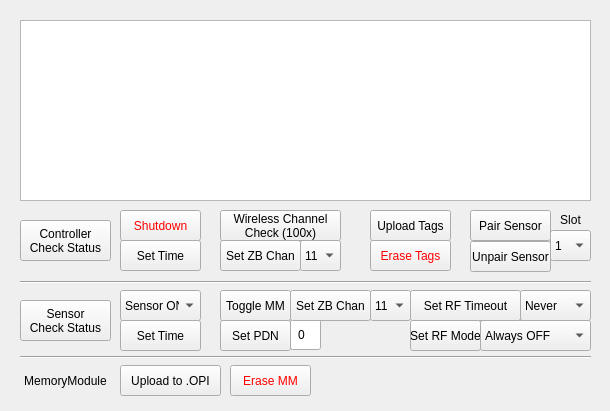
<?xml version="1.0" encoding="UTF-8"?>
<ui version="4.0">
 <class>ConfigWindow</class>
 <widget class="QMainWindow" name="ConfigWindow">
  <property name="geometry">
   <rect>
    <x>0</x>
    <y>0</y>
    <width>610</width>
    <height>411</height>
   </rect>
  </property>
  <property name="windowTitle">
   <string>Advanced Configuration</string>
  </property>
  <property name="windowIcon">
   <iconset resource="../opiconsole.qrc">
    <normaloff>:/images/images/OPIICO.png</normaloff>:/images/images/OPIICO.png</iconset>
  </property>
  <property name="styleSheet">
   <string notr="true">background-image: url(:/images/images/bioshare-BGtiletexturedMixedGloss600px.jpg);
font: 75 8pt &quot;Arial&quot;;</string>
  </property>
  <widget class="QWidget" name="centralwidget">
   <widget class="QPlainTextEdit" name="msgPTE">
    <property name="geometry">
     <rect>
      <x>20</x>
      <y>20</y>
      <width>571</width>
      <height>181</height>
     </rect>
    </property>
   </widget>
   <widget class="Line" name="line">
    <property name="geometry">
     <rect>
      <x>20</x>
      <y>275</y>
      <width>571</width>
      <height>15</height>
     </rect>
    </property>
    <property name="orientation">
     <enum>Qt::Horizontal</enum>
    </property>
   </widget>
   <widget class="QPushButton" name="ucForgetSensPB">
    <property name="geometry">
     <rect>
      <x>470</x>
      <y>241</y>
      <width>81</width>
      <height>31</height>
     </rect>
    </property>
    <property name="text">
     <string>Unpair Sensor</string>
    </property>
   </widget>
   <widget class="QPushButton" name="ucReadEventsPB">
    <property name="geometry">
     <rect>
      <x>370</x>
      <y>210</y>
      <width>81</width>
      <height>31</height>
     </rect>
    </property>
    <property name="text">
     <string>Upload Tags</string>
    </property>
   </widget>
   <widget class="QComboBox" name="ucSensValCB">
    <property name="geometry">
     <rect>
      <x>550</x>
      <y>230</y>
      <width>41</width>
      <height>31</height>
     </rect>
    </property>
    <item>
     <property name="text">
      <string>1</string>
     </property>
    </item>
    <item>
     <property name="text">
      <string>2</string>
     </property>
    </item>
    <item>
     <property name="text">
      <string>3</string>
     </property>
    </item>
    <item>
     <property name="text">
      <string>4</string>
     </property>
    </item>
   </widget>
   <widget class="QPushButton" name="ucSetZBPB">
    <property name="geometry">
     <rect>
      <x>220</x>
      <y>240</y>
      <width>81</width>
      <height>31</height>
     </rect>
    </property>
    <property name="text">
     <string>Set ZB Chan</string>
    </property>
   </widget>
   <widget class="QComboBox" name="ucModOnOffCB">
    <property name="geometry">
     <rect>
      <x>120</x>
      <y>290</y>
      <width>81</width>
      <height>31</height>
     </rect>
    </property>
    <property name="palette">
     <palette>
      <active>
       <colorrole role="WindowText">
        <brush brushstyle="SolidPattern">
         <color alpha="255">
          <red>255</red>
          <green>0</green>
          <blue>0</blue>
         </color>
        </brush>
       </colorrole>
       <colorrole role="Text">
        <brush brushstyle="SolidPattern">
         <color alpha="255">
          <red>255</red>
          <green>0</green>
          <blue>0</blue>
         </color>
        </brush>
       </colorrole>
      </active>
      <inactive>
       <colorrole role="WindowText">
        <brush brushstyle="SolidPattern">
         <color alpha="255">
          <red>255</red>
          <green>0</green>
          <blue>0</blue>
         </color>
        </brush>
       </colorrole>
       <colorrole role="Text">
        <brush brushstyle="SolidPattern">
         <color alpha="255">
          <red>255</red>
          <green>0</green>
          <blue>0</blue>
         </color>
        </brush>
       </colorrole>
      </inactive>
      <disabled>
       <colorrole role="WindowText">
        <brush brushstyle="SolidPattern">
         <color alpha="255">
          <red>120</red>
          <green>120</green>
          <blue>120</blue>
         </color>
        </brush>
       </colorrole>
       <colorrole role="Text">
        <brush brushstyle="SolidPattern">
         <color alpha="255">
          <red>120</red>
          <green>120</green>
          <blue>120</blue>
         </color>
        </brush>
       </colorrole>
      </disabled>
     </palette>
    </property>
    <item>
     <property name="text">
      <string>Sensor ON</string>
     </property>
    </item>
    <item>
     <property name="text">
      <string>Sensor OFF</string>
     </property>
    </item>
   </widget>
   <widget class="QPushButton" name="ucStatusPB">
    <property name="geometry">
     <rect>
      <x>20</x>
      <y>220</y>
      <width>91</width>
      <height>41</height>
     </rect>
    </property>
    <property name="text">
     <string>Controller
Check Status</string>
    </property>
   </widget>
   <widget class="QPushButton" name="ucEraseEventsPB">
    <property name="geometry">
     <rect>
      <x>370</x>
      <y>240</y>
      <width>81</width>
      <height>31</height>
     </rect>
    </property>
    <property name="palette">
     <palette>
      <active>
       <colorrole role="ButtonText">
        <brush brushstyle="SolidPattern">
         <color alpha="255">
          <red>255</red>
          <green>0</green>
          <blue>0</blue>
         </color>
        </brush>
       </colorrole>
      </active>
      <inactive>
       <colorrole role="ButtonText">
        <brush brushstyle="SolidPattern">
         <color alpha="255">
          <red>255</red>
          <green>0</green>
          <blue>0</blue>
         </color>
        </brush>
       </colorrole>
      </inactive>
      <disabled>
       <colorrole role="ButtonText">
        <brush brushstyle="SolidPattern">
         <color alpha="255">
          <red>120</red>
          <green>120</green>
          <blue>120</blue>
         </color>
        </brush>
       </colorrole>
      </disabled>
     </palette>
    </property>
    <property name="text">
     <string>Erase Tags</string>
    </property>
   </widget>
   <widget class="QPushButton" name="ucCopySensPB">
    <property name="geometry">
     <rect>
      <x>470</x>
      <y>210</y>
      <width>81</width>
      <height>31</height>
     </rect>
    </property>
    <property name="text">
     <string>Pair Sensor</string>
    </property>
   </widget>
   <widget class="QPushButton" name="ucSetTimePB">
    <property name="geometry">
     <rect>
      <x>120</x>
      <y>240</y>
      <width>81</width>
      <height>31</height>
     </rect>
    </property>
    <property name="text">
     <string>Set Time</string>
    </property>
   </widget>
   <widget class="QLabel" name="ucDevNumLa">
    <property name="geometry">
     <rect>
      <x>550</x>
      <y>210</y>
      <width>41</width>
      <height>20</height>
     </rect>
    </property>
    <property name="text">
     <string>Slot</string>
    </property>
    <property name="alignment">
     <set>Qt::AlignCenter</set>
    </property>
   </widget>
   <widget class="QComboBox" name="ucZBValCB">
    <property name="geometry">
     <rect>
      <x>300</x>
      <y>240</y>
      <width>41</width>
      <height>31</height>
     </rect>
    </property>
    <item>
     <property name="text">
      <string>11</string>
     </property>
    </item>
    <item>
     <property name="text">
      <string>12</string>
     </property>
    </item>
    <item>
     <property name="text">
      <string>13</string>
     </property>
    </item>
    <item>
     <property name="text">
      <string>14</string>
     </property>
    </item>
    <item>
     <property name="text">
      <string>15</string>
     </property>
    </item>
    <item>
     <property name="text">
      <string>16</string>
     </property>
    </item>
    <item>
     <property name="text">
      <string>17</string>
     </property>
    </item>
    <item>
     <property name="text">
      <string>18</string>
     </property>
    </item>
    <item>
     <property name="text">
      <string>19</string>
     </property>
    </item>
    <item>
     <property name="text">
      <string>20</string>
     </property>
    </item>
    <item>
     <property name="text">
      <string>21</string>
     </property>
    </item>
    <item>
     <property name="text">
      <string>22</string>
     </property>
    </item>
    <item>
     <property name="text">
      <string>23</string>
     </property>
    </item>
    <item>
     <property name="text">
      <string>24</string>
     </property>
    </item>
    <item>
     <property name="text">
      <string>25</string>
     </property>
    </item>
    <item>
     <property name="text">
      <string>26</string>
     </property>
    </item>
   </widget>
   <widget class="QPushButton" name="ucWLMeasurePB">
    <property name="geometry">
     <rect>
      <x>220</x>
      <y>210</y>
      <width>121</width>
      <height>31</height>
     </rect>
    </property>
    <property name="text">
     <string>Wireless Channel
Check (100x)</string>
    </property>
   </widget>
   <widget class="QLabel" name="mmSectionLa">
    <property name="geometry">
     <rect>
      <x>20</x>
      <y>370</y>
      <width>91</width>
      <height>21</height>
     </rect>
    </property>
    <property name="text">
     <string>MemoryModule</string>
    </property>
    <property name="alignment">
     <set>Qt::AlignCenter</set>
    </property>
   </widget>
   <widget class="QPushButton" name="tsSetPDNPB">
    <property name="geometry">
     <rect>
      <x>220</x>
      <y>320</y>
      <width>71</width>
      <height>31</height>
     </rect>
    </property>
    <property name="text">
     <string>Set PDN</string>
    </property>
   </widget>
   <widget class="QLineEdit" name="tsPDNValLE">
    <property name="geometry">
     <rect>
      <x>290</x>
      <y>319</y>
      <width>31</width>
      <height>31</height>
     </rect>
    </property>
    <property name="inputMask">
     <string>009; </string>
    </property>
    <property name="text">
     <string>0</string>
    </property>
    <property name="alignment">
     <set>Qt::AlignCenter</set>
    </property>
   </widget>
   <widget class="QComboBox" name="tsRFModeValCB">
    <property name="geometry">
     <rect>
      <x>480</x>
      <y>320</y>
      <width>111</width>
      <height>31</height>
     </rect>
    </property>
    <item>
     <property name="text">
      <string>Always OFF</string>
     </property>
    </item>
    <item>
     <property name="text">
      <string>Always ON</string>
     </property>
    </item>
    <item>
     <property name="text">
      <string>DTap ON, Timeout</string>
     </property>
    </item>
   </widget>
   <widget class="QPushButton" name="tsSetRFTOPB">
    <property name="geometry">
     <rect>
      <x>410</x>
      <y>290</y>
      <width>111</width>
      <height>31</height>
     </rect>
    </property>
    <property name="text">
     <string>Set RF Timeout</string>
    </property>
   </widget>
   <widget class="QComboBox" name="tsZBValCB">
    <property name="geometry">
     <rect>
      <x>370</x>
      <y>290</y>
      <width>41</width>
      <height>31</height>
     </rect>
    </property>
    <item>
     <property name="text">
      <string>11</string>
     </property>
    </item>
    <item>
     <property name="text">
      <string>12</string>
     </property>
    </item>
    <item>
     <property name="text">
      <string>13</string>
     </property>
    </item>
    <item>
     <property name="text">
      <string>14</string>
     </property>
    </item>
    <item>
     <property name="text">
      <string>15</string>
     </property>
    </item>
    <item>
     <property name="text">
      <string>16</string>
     </property>
    </item>
    <item>
     <property name="text">
      <string>17</string>
     </property>
    </item>
    <item>
     <property name="text">
      <string>18</string>
     </property>
    </item>
    <item>
     <property name="text">
      <string>19</string>
     </property>
    </item>
    <item>
     <property name="text">
      <string>20</string>
     </property>
    </item>
    <item>
     <property name="text">
      <string>21</string>
     </property>
    </item>
    <item>
     <property name="text">
      <string>22</string>
     </property>
    </item>
    <item>
     <property name="text">
      <string>23</string>
     </property>
    </item>
    <item>
     <property name="text">
      <string>24</string>
     </property>
    </item>
    <item>
     <property name="text">
      <string>25</string>
     </property>
    </item>
    <item>
     <property name="text">
      <string>26</string>
     </property>
    </item>
   </widget>
   <widget class="QPushButton" name="tsSetZBPB">
    <property name="geometry">
     <rect>
      <x>290</x>
      <y>290</y>
      <width>81</width>
      <height>31</height>
     </rect>
    </property>
    <property name="text">
     <string>Set ZB Chan</string>
    </property>
   </widget>
   <widget class="QPushButton" name="tsSetRFModePB">
    <property name="geometry">
     <rect>
      <x>410</x>
      <y>320</y>
      <width>71</width>
      <height>31</height>
     </rect>
    </property>
    <property name="text">
     <string>Set RF Mode</string>
    </property>
   </widget>
   <widget class="QPushButton" name="tsSetTimePB">
    <property name="geometry">
     <rect>
      <x>120</x>
      <y>320</y>
      <width>81</width>
      <height>31</height>
     </rect>
    </property>
    <property name="text">
     <string>Set Time</string>
    </property>
   </widget>
   <widget class="QPushButton" name="tsStatusPB">
    <property name="geometry">
     <rect>
      <x>20</x>
      <y>300</y>
      <width>91</width>
      <height>41</height>
     </rect>
    </property>
    <property name="text">
     <string>Sensor
Check Status</string>
    </property>
   </widget>
   <widget class="QPushButton" name="tsTogMMWritePB">
    <property name="geometry">
     <rect>
      <x>220</x>
      <y>290</y>
      <width>71</width>
      <height>31</height>
     </rect>
    </property>
    <property name="text">
     <string>Toggle MM</string>
    </property>
   </widget>
   <widget class="QPushButton" name="mmChipErasePB">
    <property name="geometry">
     <rect>
      <x>230</x>
      <y>365</y>
      <width>81</width>
      <height>31</height>
     </rect>
    </property>
    <property name="palette">
     <palette>
      <active>
       <colorrole role="ButtonText">
        <brush brushstyle="SolidPattern">
         <color alpha="255">
          <red>255</red>
          <green>0</green>
          <blue>0</blue>
         </color>
        </brush>
       </colorrole>
      </active>
      <inactive>
       <colorrole role="ButtonText">
        <brush brushstyle="SolidPattern">
         <color alpha="255">
          <red>255</red>
          <green>0</green>
          <blue>0</blue>
         </color>
        </brush>
       </colorrole>
      </inactive>
      <disabled>
       <colorrole role="ButtonText">
        <brush brushstyle="SolidPattern">
         <color alpha="255">
          <red>120</red>
          <green>120</green>
          <blue>120</blue>
         </color>
        </brush>
       </colorrole>
      </disabled>
     </palette>
    </property>
    <property name="text">
     <string>Erase MM</string>
    </property>
   </widget>
   <widget class="QComboBox" name="tsRFTOValCB">
    <property name="geometry">
     <rect>
      <x>520</x>
      <y>290</y>
      <width>71</width>
      <height>31</height>
     </rect>
    </property>
    <item>
     <property name="text">
      <string>Never</string>
     </property>
    </item>
    <item>
     <property name="text">
      <string>30 min</string>
     </property>
    </item>
    <item>
     <property name="text">
      <string>1 hour</string>
     </property>
    </item>
   </widget>
   <widget class="QPushButton" name="mmReadPktsPB">
    <property name="geometry">
     <rect>
      <x>120</x>
      <y>365</y>
      <width>101</width>
      <height>31</height>
     </rect>
    </property>
    <property name="text">
     <string>Upload to .OPI</string>
    </property>
   </widget>
   <widget class="Line" name="line_2">
    <property name="geometry">
     <rect>
      <x>20</x>
      <y>350</y>
      <width>571</width>
      <height>15</height>
     </rect>
    </property>
    <property name="orientation">
     <enum>Qt::Horizontal</enum>
    </property>
   </widget>
   <widget class="QPushButton" name="ucShutdownPB">
    <property name="geometry">
     <rect>
      <x>120</x>
      <y>210</y>
      <width>81</width>
      <height>31</height>
     </rect>
    </property>
    <property name="palette">
     <palette>
      <active>
       <colorrole role="WindowText">
        <brush brushstyle="SolidPattern">
         <color alpha="255">
          <red>255</red>
          <green>0</green>
          <blue>0</blue>
         </color>
        </brush>
       </colorrole>
       <colorrole role="Text">
        <brush brushstyle="SolidPattern">
         <color alpha="255">
          <red>255</red>
          <green>0</green>
          <blue>0</blue>
         </color>
        </brush>
       </colorrole>
       <colorrole role="ButtonText">
        <brush brushstyle="SolidPattern">
         <color alpha="255">
          <red>255</red>
          <green>0</green>
          <blue>0</blue>
         </color>
        </brush>
       </colorrole>
      </active>
      <inactive>
       <colorrole role="WindowText">
        <brush brushstyle="SolidPattern">
         <color alpha="255">
          <red>255</red>
          <green>0</green>
          <blue>0</blue>
         </color>
        </brush>
       </colorrole>
       <colorrole role="Text">
        <brush brushstyle="SolidPattern">
         <color alpha="255">
          <red>255</red>
          <green>0</green>
          <blue>0</blue>
         </color>
        </brush>
       </colorrole>
       <colorrole role="ButtonText">
        <brush brushstyle="SolidPattern">
         <color alpha="255">
          <red>255</red>
          <green>0</green>
          <blue>0</blue>
         </color>
        </brush>
       </colorrole>
      </inactive>
      <disabled>
       <colorrole role="WindowText">
        <brush brushstyle="SolidPattern">
         <color alpha="255">
          <red>120</red>
          <green>120</green>
          <blue>120</blue>
         </color>
        </brush>
       </colorrole>
       <colorrole role="Text">
        <brush brushstyle="SolidPattern">
         <color alpha="255">
          <red>120</red>
          <green>120</green>
          <blue>120</blue>
         </color>
        </brush>
       </colorrole>
       <colorrole role="ButtonText">
        <brush brushstyle="SolidPattern">
         <color alpha="255">
          <red>120</red>
          <green>120</green>
          <blue>120</blue>
         </color>
        </brush>
       </colorrole>
      </disabled>
     </palette>
    </property>
    <property name="text">
     <string>Shutdown</string>
    </property>
   </widget>
  </widget>
 </widget>
 <resources>
  <include location="../opiconsole.qrc"/>
 </resources>
 <connections/>
</ui>
